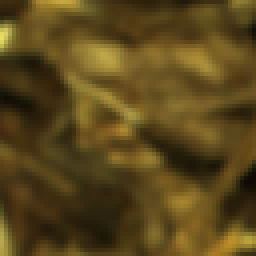
#> input picture prepare_data_set/out/pure/defect (0).bmp, 64 x 64 px, given as the content of the folder out/pure/defect (0).bmp, which was not available (shown 4 times larger)
$ python label.py --input_path 'out/pure/defect (0).bmp'   (older library calls are emulated)
#> lines starting #> are read from the running program, lines starting #| are printed output that depends on the picture; pictures that were not available may be replaced by others from this repository, and a replacement may not be noted
import cv2
import os
import argparse
import numpy as np
import re


def cmp_file_by_num(file):
#> further down, img is the input picture: shape (64, 64, 3); mean B, G, R 27.6, 71.3, 90.6
    return int(re.sub("\D", "", file))


def deresolution(img, scale):
    m,n,_ = img.shape
    img_out = cv2.resize(img, (int(n*scale), int(m*scale)))
    return img_out


def reshape_input_height_image(img_input, height):
    m, n, _ = img_input.shape
    m_ = np.int(np.floor(m / height) * height)
    n_ = np.int(np.floor(n / height) * height)
    img_output = cv2.resize(img_input, (n_, m_))
    return img_output


def crop(img, row, column):
#> called with row = 0.3, column = 0.3
    m, n, _= img.shape
#> m = 64; n = 64
    begin = int(row*m)
#> begin = 19
    end = m-begin
#> end = 45
    temp = img[begin:end, :, :]
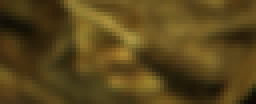
#> temp: shape (26, 64, 3) (shown 4 times larger); mean B, G, R 27.1, 69.5, 88.5
    begin = int(column*n)
    end = n-begin
    img_out = temp[:,begin:end,:]
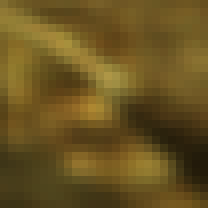
#> img_out: shape (26, 26, 3) (shown 8 times larger); mean B, G, R 32.8, 83.5, 104.8
    return img_out


def cut_dense_image(img_input, height):
    half_height= height // 2
    m, n, _ = img_input.shape
    img_row = np.arange(0, m, half_height)[:-1]
    img_col = np.arange(0, n, half_height)[:-1]
    num_of_image = img_row.size * img_col.size
    assert m % height == 0 and n % height == 0
    image_batch = np.zeros((num_of_image, height, height, 3))
    rect_batch = np.zeros((num_of_image, 4))
    count = 0
    for i in img_row:
        for j in img_col:
            temp = img_input[i:i + height, :, :]
            img_cut = temp[:, j:j + height, :]
            if img_cut.shape == (height, height, 3):
                rect_batch[count] = (j, i, j+height, i+height)
                image_batch[count] = img_cut
                count += 1
    return image_batch.astype(np.uint8), rect_batch.astype(np.int)

def instruction():
    print("说明：")
    print("本程序用以切割图片以制作数据集")
    print("采用滑动窗口的方法人工切割")
    print("以下是程序参数：")
    print("--input_path：string, 必选参数，输入图片的绝对位置")
    print("--output_path：string, 必选参数，输出图片的绝对位置")
    print("--data_size：int, 必选参数，输入图片个数")
    print("--height：int, 可选参数，切割后的图片大小 [64]")
    print("-p：代表是正样本，不用-p代表负样本")
    print("以下是操作说明：")
    print("z：保存当前滑窗内图片   q：退出")
    print("i：滑窗向上移动一格   j：滑窗向左移动一格  k：滑窗向下移动一格  l：滑窗向右移动一格")
    print("；：滑窗向右边移动五格   ,：滑窗向下移动五格")
    print("d：下一张图片   a：上一张图片    c：指定图片")


if __name__ == '__main__':
    instruction()
    parser = argparse.ArgumentParser()
    parser.add_argument("--input_path", help="path of input data")
    # D:\\JiachenLu\\PycharmProjects\\VAEGAN-impurity-detection\\prepare_data_set\\defect
    parser.add_argument("--height", default=64, type=int, help="height of out data", action="store")
    parser.add_argument("-p", "--pure", action="store_true",
                        help="-p for pure, no -p for impure")
    args = parser.parse_args()
    in_name = args.input_path
    height = args.height
    out_name = os.path.join(os.path.split(os.path.realpath(__file__))[0],'out')
    print(args.pure)
    if args.pure:
        out_name = os.path.join(out_name, "pure")
    else:
        out_name = os.path.join(out_name, "impure")
    if not os.path.exists(in_name):
        assert False, "\"" + in_name + "\" dosen't exits!"
    if not os.path.exists(out_name):
        os.makedirs(out_name)
    input_set = os.listdir(in_name)
    try:
        input_set = sorted(input_set, key=cmp_file_by_num)
    except:
        pass
    num_picture = len(input_set)
    defect_num = len(os.listdir(out_name))
    ind = 0
    exit_flag = False

    while ind < num_picture and not exit_flag:
        file_name = input_set[ind]
        img = cv2.imread(os.path.join(in_name, file_name))
        img_height = reshape_input_height_image(deresolution(crop(img, 0.3, 0.3), 0.5), height)
#> in deresolution, `m,n,_ = img.shape`: m = 26
#> in reshape_input_height_image, `m, n, _ = img_input.shape`: m = 13
#> in reshape_input_height_image, `m_ = np.int(np.floor(m / height) * height)`: m_ = 0
#> (the run stopped early here; a loop or call above may not have finished)

$ run again, on prepare_data_set/out/pure/defect (4).bmp
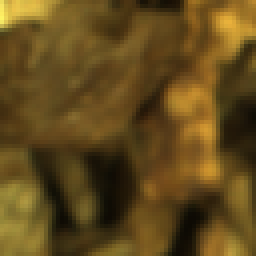
#> input picture prepare_data_set/out/pure/defect (4).bmp, 64 x 64 px, given as the content of the folder out/pure/defect (4).bmp, which was not available (shown 4 times larger)
#> img is the input picture: shape (64, 64, 3); mean B, G, R 28.3, 74.5, 98.4
#> in crop, `temp = img[begin:end, :, :]`:
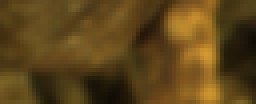
#> temp: shape (26, 64, 3) (shown 4 times larger); mean B, G, R 25.9, 68.7, 93.5
#> in crop, `img_out = temp[:,begin:end,:]`:
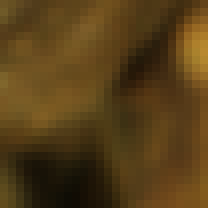
#> img_out: shape (26, 26, 3) (shown 8 times larger); mean B, G, R 23.9, 62.3, 86.4
#> in deresolution, `m,n,_ = img.shape`: m = 26
#> in reshape_input_height_image, `m, n, _ = img_input.shape`: m = 13
#> m_ = 0

$ run again, on prepare_data_set/out/pure/defect (6).bmp
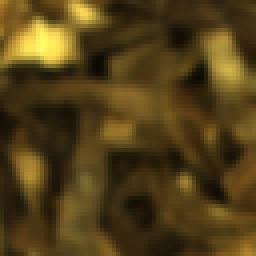
#> input picture prepare_data_set/out/pure/defect (6).bmp, 64 x 64 px, given as the content of the folder out/pure/defect (6).bmp, which was not available (shown 4 times larger)
#> img is the input picture: shape (64, 64, 3); mean B, G, R 24.4, 63.7, 82.5
#> in crop, `temp = img[begin:end, :, :]`:
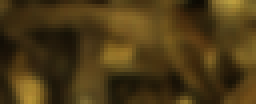
#> temp: shape (26, 64, 3) (shown 4 times larger); mean B, G, R 21.6, 57.2, 75.9
#> in crop, `img_out = temp[:,begin:end,:]`:
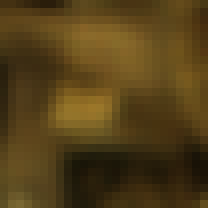
#> img_out: shape (26, 26, 3) (shown 8 times larger); mean B, G, R 24.2, 63.5, 83.9
#> in deresolution, `m,n,_ = img.shape`: m = 26
#> in reshape_input_height_image, `m, n, _ = img_input.shape`: m = 13
#> m_ = 0
